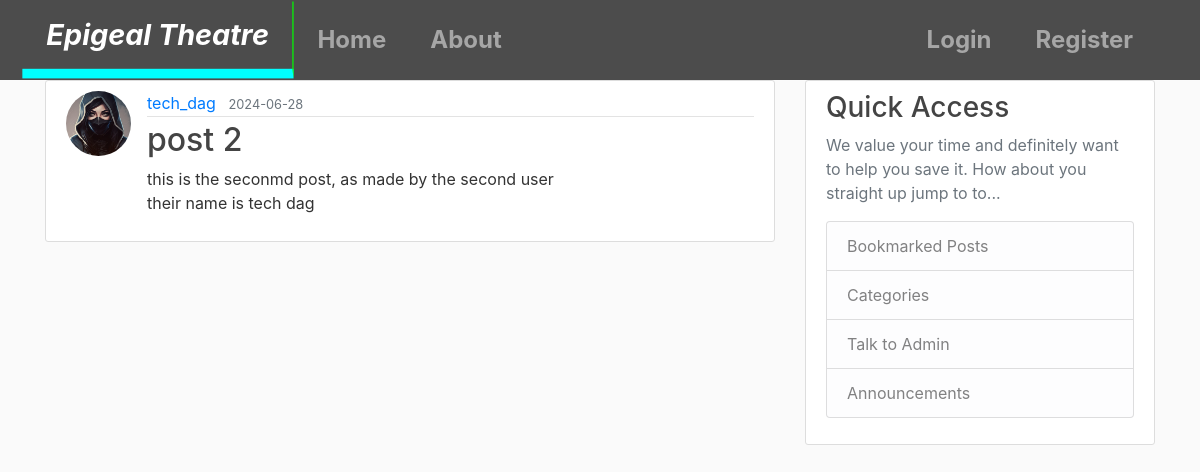
Screenshot of /post/2 with the database file from the repository.
### flaskblog/models.py (models this page shows, shortened)
class User(db.Model, UserMixin):
	id = db.Column(db.Integer, primary_key=True)
	username =  db.Column(db.String(20), unique=True,nullable=False)
	email = db.Column(db.String(120), unique=True,nullable=False)
	image_file = db.Column(db.String(20),nullable=False, default = 'default.jpg')
	password = db.Column(db.String(60),nullable=False)
	posts = db.relationship('Post', backref='author', lazy=True)

class Post(db.Model):
	id = db.Column(db.Integer,primary_key=True)
	title=db.Column(db.String(100), nullable=False)
	date_posted = db.Column(db.DateTime, nullable=False, default=datetime.utcnow)
	content = db.Column(db.Text, nullable=False)
	user_id =db.Column(db.Integer, db.ForeignKey('user.id'), nullable=False)

### flaskblog/routes.py (the view)
@app.route("/post/<int:post_id>")
def post(post_id):
	post = Post.query.get_or_404(post_id)
	return render_template('post.html', title=post.title, post=post)

### flaskblog/templates/post.html (shortened to what this page needs)
{% extends "layout.html" %}
{% block content %}
	<article class="media content-section">
		<img class= "rounded-circle article-img" src="{{ url_for('static', filename='assets/' + post.author.image_file) }}">
		<div class="media-body">
		    <div class="article-metadata">
		      <a class="mr-2" href="#">{{ post.author.username }}</a>
		      <small class="text-muted">{{ post.date_posted.strftime('%Y-%m-%d') }}</small>
		    </div>
		    <h2 class="article-title">{{ post.title }}</h2>
		    <p class="article-content">{{ post.content }}</p>
		</div>
	</article>
{% endblock content %}

### flaskblog/static/main.css (style rules this page uses)
body { background: #fafafa; color: #333333; margin-top: 5rem; }
h1, h2, h3, h4, h5, h6 { color: #444444; }
.content-section { background: #ffffff; padding: 10px 20px; border: 1px solid #dddddd; border-radius: 3px; margin-bottom: 20px; }
.article-title { color: #444444; }
.article-content { white-space: pre-line; }
.article-img { height: 65px; width: 65px; margin-right: 16px; }
.article-metadata { padding-bottom: 1px; margin-bottom: 4px; border-bottom: 1px solid #e3e3e3 }

### rows the page displays
User: image_file (placeholder picture), author.username "tech_dag"
Post: date_posted "2024-06-28", title "post 2", content "this is the seconmd post, as made by the second user their name is tech dag"
